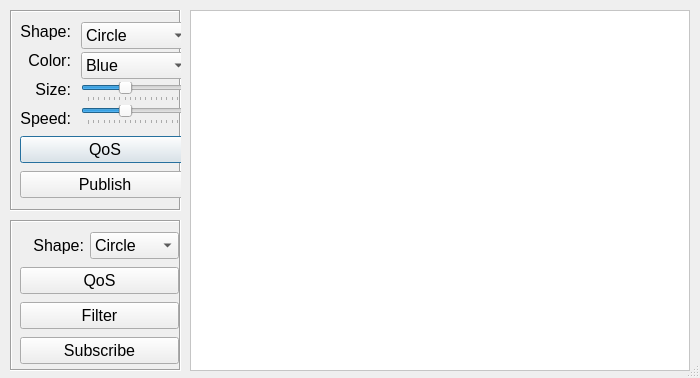
<?xml version="1.0" encoding="UTF-8"?>
<ui version="4.0">
 <class>ShapesDialog</class>
 <widget class="QDialog" name="ShapesDialog">
  <property name="windowModality">
   <enum>Qt::NonModal</enum>
  </property>
  <property name="enabled">
   <bool>true</bool>
  </property>
  <property name="geometry">
   <rect>
    <x>0</x>
    <y>0</y>
    <width>700</width>
    <height>378</height>
   </rect>
  </property>
  <property name="sizePolicy">
   <sizepolicy hsizetype="Fixed" vsizetype="Fixed">
    <horstretch>0</horstretch>
    <verstretch>0</verstretch>
   </sizepolicy>
  </property>
  <property name="minimumSize">
   <size>
    <width>700</width>
    <height>378</height>
   </size>
  </property>
  <property name="maximumSize">
   <size>
    <width>518</width>
    <height>378</height>
   </size>
  </property>
  <property name="focusPolicy">
   <enum>Qt::ClickFocus</enum>
  </property>
  <property name="windowTitle">
   <string>OpenSplice | DDS - iShapes Demo</string>
  </property>
  <property name="sizeGripEnabled">
   <bool>true</bool>
  </property>
  <property name="modal">
   <bool>false</bool>
  </property>
  <widget class="QFrame" name="frame">
   <property name="geometry">
    <rect>
     <x>10</x>
     <y>10</y>
     <width>171</width>
     <height>201</height>
    </rect>
   </property>
   <property name="font">
    <font>
     <family>Lucida Grande</family>
     <pointsize>12</pointsize>
    </font>
   </property>
   <property name="frameShape">
    <enum>QFrame::Box</enum>
   </property>
   <property name="frameShadow">
    <enum>QFrame::Sunken</enum>
   </property>
   <widget class="QWidget" name="layoutWidget">
    <property name="geometry">
     <rect>
      <x>10</x>
      <y>10</y>
      <width>170</width>
      <height>181</height>
     </rect>
    </property>
    <property name="font">
     <font>
      <family>Lucida Grande</family>
      <pointsize>12</pointsize>
     </font>
    </property>
    <layout class="QVBoxLayout" name="verticalLayout_3">
     <item>
      <layout class="QHBoxLayout" name="horizontalLayout">
       <property name="spacing">
        <number>10</number>
       </property>
       <item>
        <layout class="QVBoxLayout" name="verticalLayout">
         <item>
          <widget class="QLabel" name="wShapeLabel">
           <property name="font">
            <font>
             <family>Lucida Grande</family>
             <pointsize>12</pointsize>
             <stylestrategy>PreferAntialias</stylestrategy>
             <kerning>false</kerning>
            </font>
           </property>
           <property name="layoutDirection">
            <enum>Qt::LeftToRight</enum>
           </property>
           <property name="text">
            <string>Shape:</string>
           </property>
           <property name="alignment">
            <set>Qt::AlignRight|Qt::AlignTrailing|Qt::AlignVCenter</set>
           </property>
          </widget>
         </item>
         <item>
          <widget class="QLabel" name="colorLabel">
           <property name="font">
            <font>
             <family>Lucida Grande</family>
             <pointsize>12</pointsize>
             <stylestrategy>PreferAntialias</stylestrategy>
             <kerning>false</kerning>
            </font>
           </property>
           <property name="text">
            <string>Color:</string>
           </property>
           <property name="alignment">
            <set>Qt::AlignRight|Qt::AlignTrailing|Qt::AlignVCenter</set>
           </property>
          </widget>
         </item>
         <item>
          <widget class="QLabel" name="label">
           <property name="font">
            <font>
             <family>Lucida Grande</family>
             <pointsize>12</pointsize>
             <stylestrategy>PreferAntialias</stylestrategy>
             <kerning>false</kerning>
            </font>
           </property>
           <property name="text">
            <string>Size:</string>
           </property>
           <property name="alignment">
            <set>Qt::AlignRight|Qt::AlignTrailing|Qt::AlignVCenter</set>
           </property>
          </widget>
         </item>
         <item>
          <widget class="QLabel" name="label_2">
           <property name="font">
            <font>
             <family>Lucida Grande</family>
             <pointsize>12</pointsize>
             <stylestrategy>PreferAntialias</stylestrategy>
             <kerning>false</kerning>
            </font>
           </property>
           <property name="text">
            <string>Speed:</string>
           </property>
           <property name="alignment">
            <set>Qt::AlignRight|Qt::AlignTrailing|Qt::AlignVCenter</set>
           </property>
          </widget>
         </item>
        </layout>
       </item>
       <item>
        <layout class="QVBoxLayout" name="verticalLayout_2">
         <property name="spacing">
          <number>3</number>
         </property>
         <item>
          <widget class="QComboBox" name="wShapeList">
           <property name="font">
            <font>
             <family>Lucida Grande</family>
             <pointsize>12</pointsize>
             <stylestrategy>PreferAntialias</stylestrategy>
             <kerning>false</kerning>
            </font>
           </property>
           <item>
            <property name="text">
             <string>Circle</string>
            </property>
           </item>
           <item>
            <property name="text">
             <string>Square</string>
            </property>
           </item>
           <item>
            <property name="text">
             <string>Triangle</string>
            </property>
           </item>
          </widget>
         </item>
         <item>
          <widget class="QComboBox" name="colorList">
           <property name="font">
            <font>
             <family>Lucida Grande</family>
             <pointsize>12</pointsize>
             <stylestrategy>PreferAntialias</stylestrategy>
             <kerning>false</kerning>
            </font>
           </property>
           <item>
            <property name="text">
             <string>Blue</string>
            </property>
           </item>
           <item>
            <property name="text">
             <string>Red</string>
            </property>
           </item>
           <item>
            <property name="text">
             <string>Green</string>
            </property>
           </item>
           <item>
            <property name="text">
             <string>Orange</string>
            </property>
           </item>
           <item>
            <property name="text">
             <string>Yellow</string>
            </property>
           </item>
           <item>
            <property name="text">
             <string>Magenta</string>
            </property>
           </item>
           <item>
            <property name="text">
             <string>Cyan</string>
            </property>
           </item>
           <item>
            <property name="text">
             <string>Gray</string>
            </property>
           </item>
          </widget>
         </item>
         <item>
          <widget class="QSlider" name="sizeSlider">
           <property name="font">
            <font>
             <family>Lucida Grande</family>
             <pointsize>12</pointsize>
            </font>
           </property>
           <property name="minimum">
            <number>10</number>
           </property>
           <property name="maximum">
            <number>100</number>
           </property>
           <property name="singleStep">
            <number>10</number>
           </property>
           <property name="pageStep">
            <number>20</number>
           </property>
           <property name="value">
            <number>45</number>
           </property>
           <property name="sliderPosition">
            <number>45</number>
           </property>
           <property name="orientation">
            <enum>Qt::Horizontal</enum>
           </property>
           <property name="tickPosition">
            <enum>QSlider::TicksBelow</enum>
           </property>
           <property name="tickInterval">
            <number>5</number>
           </property>
          </widget>
         </item>
         <item>
          <widget class="QSlider" name="speedSlider">
           <property name="font">
            <font>
             <family>Lucida Grande</family>
             <pointsize>12</pointsize>
            </font>
           </property>
           <property name="minimum">
            <number>10</number>
           </property>
           <property name="maximum">
            <number>100</number>
           </property>
           <property name="singleStep">
            <number>10</number>
           </property>
           <property name="pageStep">
            <number>20</number>
           </property>
           <property name="value">
            <number>45</number>
           </property>
           <property name="sliderPosition">
            <number>45</number>
           </property>
           <property name="orientation">
            <enum>Qt::Horizontal</enum>
           </property>
           <property name="tickPosition">
            <enum>QSlider::TicksBelow</enum>
           </property>
           <property name="tickInterval">
            <number>5</number>
           </property>
          </widget>
         </item>
        </layout>
       </item>
      </layout>
     </item>
     <item>
      <widget class="QPushButton" name="pubQosButton">
       <property name="sizePolicy">
        <sizepolicy hsizetype="Minimum" vsizetype="Fixed">
         <horstretch>0</horstretch>
         <verstretch>0</verstretch>
        </sizepolicy>
       </property>
       <property name="font">
        <font>
         <family>Lucida Grande</family>
         <pointsize>12</pointsize>
         <stylestrategy>PreferAntialias</stylestrategy>
         <kerning>false</kerning>
        </font>
       </property>
       <property name="toolTip">
        <string>&lt;!DOCTYPE HTML PUBLIC &quot;-//W3C//DTD HTML 4.0//EN&quot; &quot;http://www.w3.org/TR/REC-html40/strict.dtd&quot;&gt;
&lt;html&gt;&lt;head&gt;&lt;meta name=&quot;qrichtext&quot; content=&quot;1&quot; /&gt;&lt;style type=&quot;text/css&quot;&gt;
p, li { white-space: pre-wrap; }
&lt;/style&gt;&lt;/head&gt;&lt;body style=&quot; font-family:'Ubuntu'; font-size:10pt; font-weight:400; font-style:normal;&quot;&gt;
&lt;p style=&quot; margin-top:0px; margin-bottom:0px; margin-left:0px; margin-right:0px; -qt-block-indent:0; text-indent:0px;&quot;&gt;Click to set custom QoS&lt;/p&gt;&lt;/body&gt;&lt;/html&gt;</string>
       </property>
       <property name="text">
        <string>QoS</string>
       </property>
       <property name="default">
        <bool>false</bool>
       </property>
       <property name="flat">
        <bool>false</bool>
       </property>
      </widget>
     </item>
     <item>
      <widget class="QPushButton" name="createWriterButton">
       <property name="sizePolicy">
        <sizepolicy hsizetype="Minimum" vsizetype="Fixed">
         <horstretch>0</horstretch>
         <verstretch>0</verstretch>
        </sizepolicy>
       </property>
       <property name="font">
        <font>
         <family>Lucida Grande</family>
         <pointsize>12</pointsize>
         <stylestrategy>PreferAntialias</stylestrategy>
         <kerning>false</kerning>
        </font>
       </property>
       <property name="toolTip">
        <string>&lt;!DOCTYPE HTML PUBLIC &quot;-//W3C//DTD HTML 4.0//EN&quot; &quot;http://www.w3.org/TR/REC-html40/strict.dtd&quot;&gt;
&lt;html&gt;&lt;head&gt;&lt;meta name=&quot;qrichtext&quot; content=&quot;1&quot; /&gt;&lt;style type=&quot;text/css&quot;&gt;
p, li { white-space: pre-wrap; }
&lt;/style&gt;&lt;/head&gt;&lt;body style=&quot; font-family:'Ubuntu'; font-size:10pt; font-weight:400; font-style:normal;&quot;&gt;
&lt;p style=&quot; margin-top:0px; margin-bottom:0px; margin-left:0px; margin-right:0px; -qt-block-indent:0; text-indent:0px;&quot;&gt;Click Publish Topic&lt;/p&gt;&lt;/body&gt;&lt;/html&gt;</string>
       </property>
       <property name="text">
        <string>Publish</string>
       </property>
      </widget>
     </item>
    </layout>
   </widget>
  </widget>
  <widget class="QFrame" name="frame_2">
   <property name="geometry">
    <rect>
     <x>10</x>
     <y>220</y>
     <width>171</width>
     <height>151</height>
    </rect>
   </property>
   <property name="font">
    <font>
     <family>Lucida Grande</family>
     <pointsize>12</pointsize>
    </font>
   </property>
   <property name="frameShape">
    <enum>QFrame::Box</enum>
   </property>
   <property name="frameShadow">
    <enum>QFrame::Sunken</enum>
   </property>
   <widget class="QWidget" name="layoutWidget">
    <property name="geometry">
     <rect>
      <x>10</x>
      <y>10</y>
      <width>159</width>
      <height>137</height>
     </rect>
    </property>
    <property name="font">
     <font>
      <family>Lucida Grande</family>
      <pointsize>12</pointsize>
     </font>
    </property>
    <layout class="QVBoxLayout" name="verticalLayout_4">
     <item>
      <layout class="QHBoxLayout" name="horizontalLayout_2">
       <item>
        <widget class="QLabel" name="label_3">
         <property name="font">
          <font>
           <family>Lucida Grande</family>
           <pointsize>12</pointsize>
           <stylestrategy>PreferAntialias</stylestrategy>
           <kerning>false</kerning>
          </font>
         </property>
         <property name="text">
          <string>Shape:</string>
         </property>
         <property name="alignment">
          <set>Qt::AlignRight|Qt::AlignTrailing|Qt::AlignVCenter</set>
         </property>
        </widget>
       </item>
       <item>
        <widget class="QComboBox" name="rShapeList">
         <property name="font">
          <font>
           <family>Lucida Grande</family>
           <pointsize>12</pointsize>
           <stylestrategy>PreferAntialias</stylestrategy>
           <kerning>false</kerning>
          </font>
         </property>
         <item>
          <property name="text">
           <string>Circle</string>
          </property>
         </item>
         <item>
          <property name="text">
           <string>Square</string>
          </property>
         </item>
         <item>
          <property name="text">
           <string>Triangle</string>
          </property>
         </item>
        </widget>
       </item>
      </layout>
     </item>
     <item>
      <widget class="QPushButton" name="subQosButton">
       <property name="font">
        <font>
         <family>Lucida Grande</family>
         <pointsize>12</pointsize>
         <stylestrategy>PreferAntialias</stylestrategy>
         <kerning>false</kerning>
        </font>
       </property>
       <property name="toolTip">
        <string>&lt;!DOCTYPE HTML PUBLIC &quot;-//W3C//DTD HTML 4.0//EN&quot; &quot;http://www.w3.org/TR/REC-html40/strict.dtd&quot;&gt;
&lt;html&gt;&lt;head&gt;&lt;meta name=&quot;qrichtext&quot; content=&quot;1&quot; /&gt;&lt;style type=&quot;text/css&quot;&gt;
p, li { white-space: pre-wrap; }
&lt;/style&gt;&lt;/head&gt;&lt;body style=&quot; font-family:'Ubuntu'; font-size:10pt; font-weight:400; font-style:normal;&quot;&gt;
&lt;p style=&quot; margin-top:0px; margin-bottom:0px; margin-left:0px; margin-right:0px; -qt-block-indent:0; text-indent:0px;&quot;&gt;Click to set custom QoS&lt;/p&gt;&lt;/body&gt;&lt;/html&gt;</string>
       </property>
       <property name="text">
        <string>QoS</string>
       </property>
      </widget>
     </item>
     <item>
      <widget class="QPushButton" name="filterButton">
       <property name="font">
        <font>
         <family>Lucida Grande</family>
         <pointsize>12</pointsize>
         <stylestrategy>PreferAntialias</stylestrategy>
         <kerning>false</kerning>
        </font>
       </property>
       <property name="toolTip">
        <string>&lt;!DOCTYPE HTML PUBLIC &quot;-//W3C//DTD HTML 4.0//EN&quot; &quot;http://www.w3.org/TR/REC-html40/strict.dtd&quot;&gt;
&lt;html&gt;&lt;head&gt;&lt;meta name=&quot;qrichtext&quot; content=&quot;1&quot; /&gt;&lt;style type=&quot;text/css&quot;&gt;
p, li { white-space: pre-wrap; }
&lt;/style&gt;&lt;/head&gt;&lt;body style=&quot; font-family:'Ubuntu'; font-size:10pt; font-weight:400; font-style:normal;&quot;&gt;
&lt;p style=&quot; margin-top:0px; margin-bottom:0px; margin-left:0px; margin-right:0px; -qt-block-indent:0; text-indent:0px;&quot;&gt;Click to set custom filters&lt;/p&gt;&lt;/body&gt;&lt;/html&gt;</string>
       </property>
       <property name="text">
        <string>Filter</string>
       </property>
      </widget>
     </item>
     <item>
      <widget class="QPushButton" name="createReaderButton">
       <property name="font">
        <font>
         <family>Lucida Grande</family>
         <pointsize>12</pointsize>
         <stylestrategy>PreferAntialias</stylestrategy>
         <kerning>false</kerning>
        </font>
       </property>
       <property name="toolTip">
        <string>&lt;!DOCTYPE HTML PUBLIC &quot;-//W3C//DTD HTML 4.0//EN&quot; &quot;http://www.w3.org/TR/REC-html40/strict.dtd&quot;&gt;
&lt;html&gt;&lt;head&gt;&lt;meta name=&quot;qrichtext&quot; content=&quot;1&quot; /&gt;&lt;style type=&quot;text/css&quot;&gt;
p, li { white-space: pre-wrap; }
&lt;/style&gt;&lt;/head&gt;&lt;body style=&quot; font-family:'Ubuntu'; font-size:10pt; font-weight:400; font-style:normal;&quot;&gt;
&lt;p style=&quot; margin-top:0px; margin-bottom:0px; margin-left:0px; margin-right:0px; -qt-block-indent:0; text-indent:0px;&quot;&gt;Click Subscribe to Topic&lt;/p&gt;&lt;/body&gt;&lt;/html&gt;</string>
       </property>
       <property name="text">
        <string>Subscribe</string>
       </property>
      </widget>
     </item>
    </layout>
   </widget>
  </widget>
  <widget class="QFrame" name="renderFrame">
   <property name="geometry">
    <rect>
     <x>190</x>
     <y>10</y>
     <width>500</width>
     <height>361</height>
    </rect>
   </property>
   <property name="sizePolicy">
    <sizepolicy hsizetype="Preferred" vsizetype="Preferred">
     <horstretch>0</horstretch>
     <verstretch>0</verstretch>
    </sizepolicy>
   </property>
   <property name="minimumSize">
    <size>
     <width>500</width>
     <height>360</height>
    </size>
   </property>
   <property name="maximumSize">
    <size>
     <width>500</width>
     <height>380</height>
    </size>
   </property>
   <property name="palette">
    <palette>
     <active>
      <colorrole role="Base">
       <brush brushstyle="SolidPattern">
        <color alpha="255">
         <red>255</red>
         <green>255</green>
         <blue>255</blue>
        </color>
       </brush>
      </colorrole>
      <colorrole role="Window">
       <brush brushstyle="SolidPattern">
        <color alpha="255">
         <red>255</red>
         <green>255</green>
         <blue>255</blue>
        </color>
       </brush>
      </colorrole>
     </active>
     <inactive>
      <colorrole role="Base">
       <brush brushstyle="SolidPattern">
        <color alpha="255">
         <red>255</red>
         <green>255</green>
         <blue>255</blue>
        </color>
       </brush>
      </colorrole>
      <colorrole role="Window">
       <brush brushstyle="SolidPattern">
        <color alpha="255">
         <red>255</red>
         <green>255</green>
         <blue>255</blue>
        </color>
       </brush>
      </colorrole>
     </inactive>
     <disabled>
      <colorrole role="Base">
       <brush brushstyle="SolidPattern">
        <color alpha="255">
         <red>255</red>
         <green>255</green>
         <blue>255</blue>
        </color>
       </brush>
      </colorrole>
      <colorrole role="Window">
       <brush brushstyle="SolidPattern">
        <color alpha="255">
         <red>255</red>
         <green>255</green>
         <blue>255</blue>
        </color>
       </brush>
      </colorrole>
     </disabled>
    </palette>
   </property>
   <property name="font">
    <font>
     <family>Lucida Grande</family>
     <pointsize>12</pointsize>
    </font>
   </property>
   <property name="autoFillBackground">
    <bool>true</bool>
   </property>
   <property name="frameShape">
    <enum>QFrame::StyledPanel</enum>
   </property>
   <property name="frameShadow">
    <enum>QFrame::Raised</enum>
   </property>
  </widget>
  <zorder>frame_2</zorder>
  <zorder>renderFrame</zorder>
  <zorder>frame</zorder>
 </widget>
 <resources/>
 <connections>
  <connection>
   <sender>createWriterButton</sender>
   <signal>clicked()</signal>
   <receiver>ShapesDialog</receiver>
   <slot>onPublishButtonClicked()</slot>
   <hints>
    <hint type="sourcelabel">
     <x>107</x>
     <y>221</y>
    </hint>
    <hint type="destinationlabel">
     <x>111</x>
     <y>220</y>
    </hint>
   </hints>
  </connection>
  <connection>
   <sender>createReaderButton</sender>
   <signal>clicked()</signal>
   <receiver>ShapesDialog</receiver>
   <slot>onSubscribeButtonClicked()</slot>
   <hints>
    <hint type="sourcelabel">
     <x>85</x>
     <y>346</y>
    </hint>
    <hint type="destinationlabel">
     <x>89</x>
     <y>350</y>
    </hint>
   </hints>
  </connection>
  <connection>
   <sender>pubQosButton</sender>
   <signal>clicked()</signal>
   <receiver>ShapesDialog</receiver>
   <slot>onWriterQosButtonClicked()</slot>
   <hints>
    <hint type="sourcelabel">
     <x>126</x>
     <y>172</y>
    </hint>
    <hint type="destinationlabel">
     <x>181</x>
     <y>425</y>
    </hint>
   </hints>
  </connection>
  <connection>
   <sender>subQosButton</sender>
   <signal>clicked()</signal>
   <receiver>ShapesDialog</receiver>
   <slot>onReaderQosButtonClicked()</slot>
   <hints>
    <hint type="sourcelabel">
     <x>143</x>
     <y>292</y>
    </hint>
    <hint type="destinationlabel">
     <x>155</x>
     <y>522</y>
    </hint>
   </hints>
  </connection>
  <connection>
   <sender>filterButton</sender>
   <signal>clicked()</signal>
   <receiver>ShapesDialog</receiver>
   <slot>onFilterButtonClicked()</slot>
   <hints>
    <hint type="sourcelabel">
     <x>100</x>
     <y>312</y>
    </hint>
    <hint type="destinationlabel">
     <x>354</x>
     <y>189</y>
    </hint>
   </hints>
  </connection>
 </connections>
 <slots>
  <slot>onPublishButtonClicked()</slot>
  <slot>onSubscribeButtonClicked()</slot>
  <slot>onWriterQosButtonClicked()</slot>
  <slot>onReaderQosButtonClicked()</slot>
  <slot>onFilterButtonClicked()</slot>
 </slots>
</ui>
